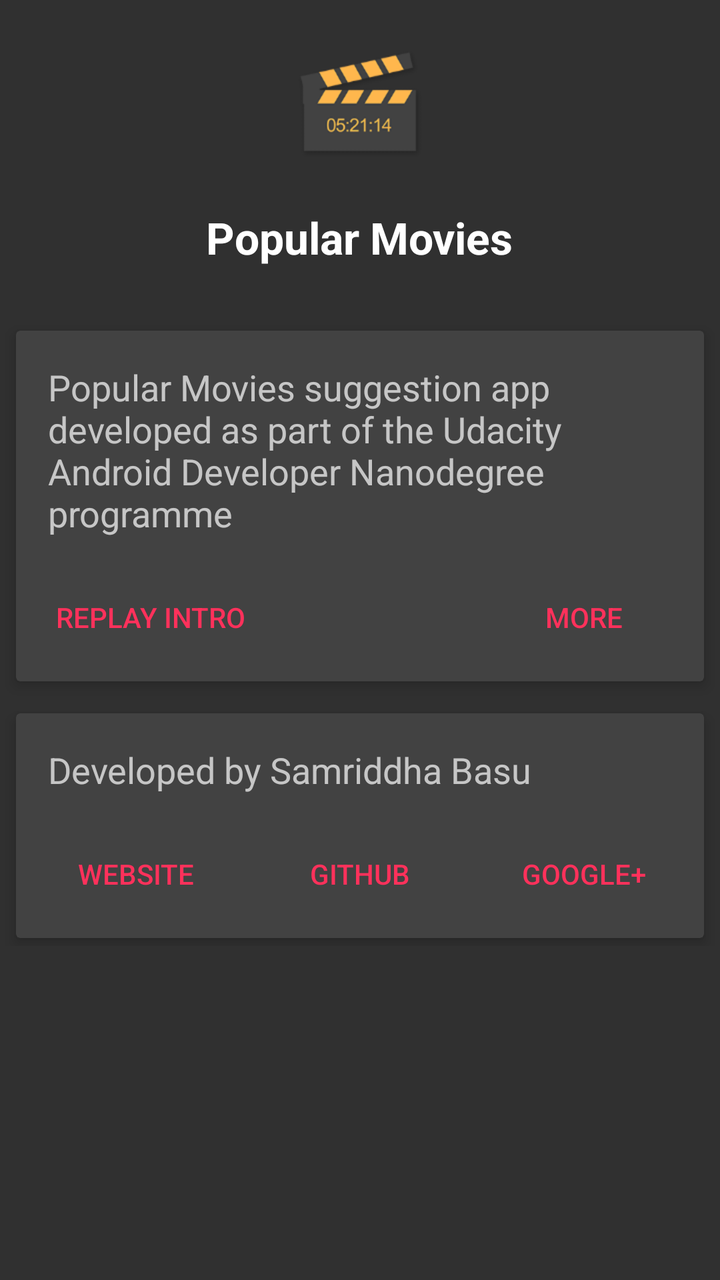
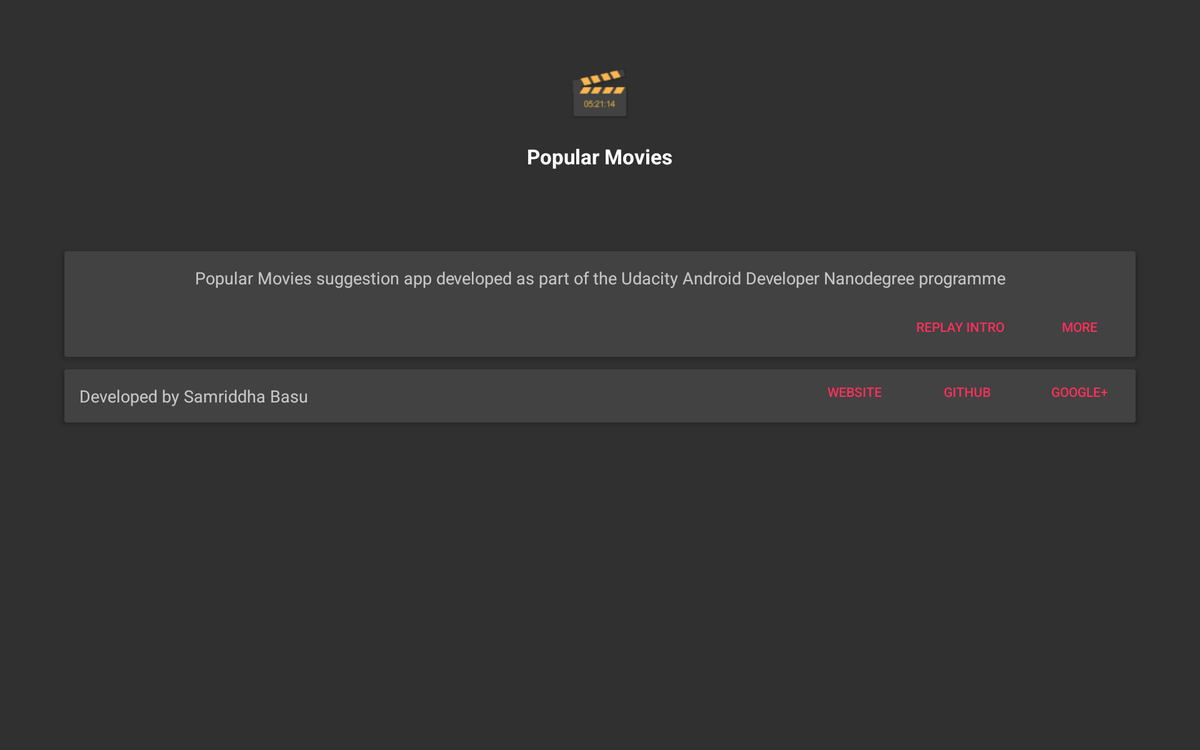

Compare how this app lays out the same screen by default and in its alternative resource folder. The renders come first, then the two layout files and the values they reference.
<!-- AndroidManifest.xml: application theme AppTheme -->
<!-- res/layout/about.xml -->
<?xml version="1.0" encoding="utf-8"?>
<LinearLayout xmlns:android="http://schemas.android.com/apk/res/android"
    xmlns:app="http://schemas.android.com/apk/res-auto"
    android:layout_width="match_parent"
    android:layout_height="match_parent"
    android:orientation="vertical">
    <ScrollView
        android:layout_width="match_parent"
        android:layout_height="wrap_content"
        android:clipChildren="false"
        android:paddingBottom="@dimen/horizontal_margin_half">
        <RelativeLayout
            android:layout_width="wrap_content"
            android:layout_height="wrap_content">
        <ImageView
            android:id="@+id/aboutIcon"
            android:layout_width="72dp"
            android:layout_height="72dp"
            android:layout_centerHorizontal="true"
            android:layout_marginBottom="@dimen/activity_vertical_margin"
            android:layout_marginTop="@dimen/activity_vertical_margin"
            android:src="@mipmap/ic_launcher"/>

    <TextView
        android:id="@+id/aboutName"
        android:layout_width="wrap_content"
        android:layout_height="wrap_content"
        android:layout_below="@id/aboutIcon"
        android:layout_centerHorizontal="true"
        android:layout_gravity="center_horizontal"
        android:layout_marginBottom="@dimen/paddingLarge"
        android:text="@string/app_name"
        android:textAppearance="@style/TextAppearance.AppCompat.Large"
        android:textStyle="bold" />

    <android.support.v7.widget.CardView
        android:id="@+id/card1"
        android:layout_width="match_parent"
        android:layout_height="wrap_content"
        android:layout_below="@id/aboutName"
        android:layout_centerHorizontal="true"
        android:layout_marginLeft="@dimen/horizontal_margin_half"
        android:layout_marginRight="@dimen/horizontal_margin_half"
        android:clickable="true"
        android:foreground="?android:attr/selectableItemBackground"
        app:cardBackgroundColor="@color/cardview_dark_background"
        app:cardElevation="@dimen/elevation">
        <RelativeLayout
            android:layout_width="match_parent"
            android:layout_height="wrap_content">
        <TextView
            android:id="@+id/desc1"
            android:layout_width="match_parent"
            android:layout_height="wrap_content"
            android:layout_margin="16dp"
            android:text="@string/desc1"
            android:textAppearance="@style/TextAppearance.AppCompat.Medium" />
            <Button
                android:id="@+id/introBtn"
                style="@style/Button"
                android:layout_width="wrap_content"
                android:layout_height="wrap_content"
                android:layout_alignLeft="@id/desc1"
                android:layout_alignStart="@id/desc1"
                android:layout_below="@id/desc1"
                android:layout_marginBottom="8dp"
                android:onClick="intro"
                android:text="@string/intro" />
            <Button
                android:id="@+id/credits"
                style="@style/Button"
                android:layout_width="wrap_content"
                android:layout_height="wrap_content"
                android:layout_alignEnd="@id/desc1"
                android:layout_alignRight="@id/desc1"
                android:layout_below="@id/desc1"
                android:layout_marginBottom="8dp"
                android:onClick="credits"
                android:text="@string/credits" />
        </RelativeLayout>
    </android.support.v7.widget.CardView>

    <android.support.v7.widget.CardView
        android:layout_width="match_parent"
        android:layout_height="wrap_content"
        android:layout_below="@id/card1"
        android:layout_centerHorizontal="true"
        android:layout_marginBottom="@dimen/horizontal_padding"
        android:layout_marginLeft="@dimen/horizontal_margin_half"
        android:layout_marginRight="@dimen/horizontal_margin_half"
        android:layout_marginTop="@dimen/activity_vertical_margin"
        android:clickable="true"
        android:foreground="?android:attr/selectableItemBackground"
        app:cardBackgroundColor="@color/cardview_dark_background"
        app:cardElevation="@dimen/elevation">
        <RelativeLayout
            android:layout_width="match_parent"
            android:layout_height="wrap_content">
        <TextView
            android:id="@+id/desc2"
            android:layout_width="match_parent"
            android:layout_height="wrap_content"
            android:layout_margin="16dp"
            android:text="@string/desc2"
            android:textAppearance="@style/TextAppearance.AppCompat.Medium" />
            <Button
                android:id="@+id/site"
                style="@style/Button"
                android:layout_width="wrap_content"
                android:layout_height="wrap_content"
                android:layout_alignLeft="@id/desc2"
                android:layout_alignStart="@id/desc2"
                android:layout_below="@id/desc2"
                android:layout_marginBottom="8dp"
                android:onClick="click"
                android:text="@string/site" />
            <Button
                android:id="@+id/git"
                style="@style/Button"
                android:layout_width="wrap_content"
                android:layout_height="wrap_content"
                android:layout_below="@id/desc2"
                android:layout_centerHorizontal="true"
                android:layout_marginBottom="8dp"
                android:onClick="click"
                android:text="@string/git" />
            <Button
                android:id="@+id/gplus"
                style="@style/Button"
                android:layout_width="wrap_content"
                android:layout_height="wrap_content"
                android:layout_alignEnd="@id/desc2"
                android:layout_alignRight="@id/desc2"
                android:layout_below="@id/desc2"
                android:layout_marginBottom="8dp"
                android:onClick="click"
                android:text="@string/gplus" />
        </RelativeLayout>
    </android.support.v7.widget.CardView>

        </RelativeLayout>

    </ScrollView>

</LinearLayout>
<!-- resources referenced by this layout -->
<resources>
  <dimen name="activity_vertical_margin">16dp</dimen>
  <dimen name="elevation">4dp</dimen>
  <dimen name="horizontal_margin_half">8dp</dimen>
  <dimen name="horizontal_padding">4dp</dimen>
  <dimen name="paddingLarge">32dp</dimen>
  <!-- mipmap ic_launcher: png bitmap (mipmap-hdpi, 3860 bytes) -->
  <string name="app_name">Popular Movies</string>
  <string name="credits">More</string>
  <string name="desc1">Popular Movies suggestion app developed as part of the Udacity Android Developer Nanodegree programme</string>
  <string name="desc2">Developed by Samriddha Basu</string>
  <string name="git">GitHub</string>
  <string name="gplus">Google+</string>
  <string name="intro">Replay Intro</string>
  <string name="site">Website</string>
  <!-- from res/values-v21/ -->
  <style name="Button" parent="Widget.AppCompat.Button.Borderless.Colored">
          <item name="android:paddingLeft">4dp</item>
          <item name="android:paddingRight">4dp</item>
          <item name="android:background">?android:attr/selectableItemBackgroundBorderless</item>
      </style>
  <!-- from res/values-v21/ -->
  <style name="AppTheme" parent="Theme.AppCompat">
          
          <item name="colorPrimary">@color/colorPrimary</item>
          <item name="colorPrimaryDark">@color/colorPrimary</item>
          <item name="colorAccent">@color/colorAccent</item>
          <item name="android:windowDrawsSystemBarBackgrounds">true</item>
          <item name="android:statusBarColor">@color/colorPrimaryDark</item>
          <item name="android:windowAllowEnterTransitionOverlap">true</item>
          <item name="android:windowAllowReturnTransitionOverlap">true</item>
          <item name="android:windowContentTransitions">true</item>
      </style>
  <color name="colorPrimary">#00838f</color>
  <color name="colorAccent">#ff315b</color>
  <color name="colorPrimaryDark">#006064</color>
</resources>
<!-- res/layout-xlarge/about.xml (the repository's variant of the layout above) -->
<!-- drawn on a large tablet held sideways -->
<?xml version="1.0" encoding="utf-8"?>
<LinearLayout xmlns:android="http://schemas.android.com/apk/res/android"
    xmlns:app="http://schemas.android.com/apk/res-auto"
    android:layout_width="match_parent"
    android:layout_height="match_parent"
    android:orientation="vertical">
    <ScrollView
        android:layout_width="match_parent"
        android:layout_height="wrap_content">
        <RelativeLayout
            android:layout_width="wrap_content"
            android:layout_height="wrap_content">
        <ImageView
            android:layout_width="72dp"
            android:layout_height="72dp"
            android:layout_marginTop="?attr/actionBarSize"
            android:layout_marginBottom="16dp"
            android:id="@+id/aboutIcon"
            android:layout_centerHorizontal="true"
            android:src="@mipmap/ic_launcher"/>

    <TextView
        android:layout_width="wrap_content"
        android:layout_height="wrap_content"
        android:layout_centerHorizontal="true"
        android:layout_below="@id/aboutIcon"
        android:textStyle="bold"
        android:layout_marginBottom="16dp"
        android:textAppearance="@style/TextAppearance.AppCompat.Large"
        android:text="@string/app_name"
        android:id="@+id/aboutName"
        android:layout_gravity="center_horizontal" />

    <android.support.v7.widget.CardView
        android:layout_width="match_parent"
        android:layout_height="wrap_content"
        android:id="@+id/card1"
        android:layout_centerHorizontal="true"
        android:layout_below="@id/aboutName"
        app:cardUseCompatPadding="true"
        android:layout_marginTop="?attr/actionBarSize"
        android:layout_marginLeft="@dimen/activity_horizontal_margin"
        android:layout_marginRight="@dimen/activity_horizontal_margin"
        app:cardElevation="@dimen/elevation"
        app:cardBackgroundColor="@color/cardview_dark_background"
        android:clickable="true"
        android:foreground="?android:attr/selectableItemBackground">
        <RelativeLayout
            android:layout_width="match_parent"
            android:layout_height="wrap_content">
        <TextView
            android:layout_width="match_parent"
            android:layout_height="wrap_content"
            android:id="@+id/desc1"
            android:textAlignment="center"
            android:textAppearance="@style/TextAppearance.AppCompat.Medium"
            android:layout_margin="16dp"
            android:text="@string/desc1"/>
            <Button
                android:layout_width="wrap_content"
                android:layout_height="wrap_content"
                android:layout_marginRight="@dimen/horizontal_margin_half"
                android:id="@+id/introBtn"
                style="@style/Button"
                android:layout_below="@id/desc1"
                android:layout_toLeftOf="@id/credits"
                android:layout_marginBottom="8dp"
                android:text="@string/intro"
                android:onClick="intro" />
            <Button
                android:layout_width="wrap_content"
                android:layout_height="wrap_content"
                style="@style/Button"
                android:id="@+id/credits"
                android:layout_below="@id/desc1"
                android:layout_alignRight="@id/desc1"
                android:layout_alignParentRight="@id/desc1"
                android:layout_marginBottom="8dp"
                android:text="@string/credits"
                android:onClick="credits" />
        </RelativeLayout>
    </android.support.v7.widget.CardView>

    <android.support.v7.widget.CardView
        android:layout_width="match_parent"
        android:layout_height="wrap_content"
        android:layout_centerHorizontal="true"
        android:layout_below="@id/card1"
        android:layout_marginRight="@dimen/activity_horizontal_margin"
        android:layout_marginLeft="@dimen/activity_horizontal_margin"
        android:clickable="true"
        app:cardUseCompatPadding="true"
        app:cardElevation="@dimen/elevation"
        app:cardBackgroundColor="@color/cardview_dark_background"
        android:foreground="?android:attr/selectableItemBackground">
        <RelativeLayout
            android:layout_width="match_parent"
            android:layout_height="wrap_content">
        <TextView
            android:layout_width="match_parent"
            android:layout_height="wrap_content"
            android:id="@+id/desc2"
            android:textAppearance="@style/TextAppearance.AppCompat.Medium"
            android:layout_margin="16dp"
            android:text="@string/desc2"/>
            <Button
                android:layout_width="wrap_content"
                android:layout_height="wrap_content"
                style="@style/Button"
                android:id="@+id/site"
                android:layout_marginRight="@dimen/horizontal_margin_half"
                android:layout_toLeftOf="@id/git"
                android:layout_marginBottom="8dp"
                android:text="@string/site"
                android:onClick="click" />
            <Button
                android:layout_width="wrap_content"
                android:layout_height="wrap_content"
                style="@style/Button"
                android:id="@+id/git"
                android:layout_marginRight="@dimen/horizontal_margin_half"
                android:layout_toLeftOf="@id/gplus"
                android:layout_marginBottom="8dp"
                android:text="@string/git"
                android:onClick="click" />
            <Button
                android:layout_width="wrap_content"
                android:layout_height="wrap_content"
                style="@style/Button"
                android:id="@+id/gplus"
                android:layout_alignRight="@id/desc2"
                android:layout_alignEnd="@id/desc2"
                android:layout_marginBottom="8dp"
                android:text="@string/gplus"
                android:onClick="click" />
        </RelativeLayout>
    </android.support.v7.widget.CardView>

        </RelativeLayout>

    </ScrollView>

</LinearLayout>
<!-- resources referenced by the variant -->
<!-- as a large tablet held sideways resolves them -->
<resources>
  <!-- from res/values-w820dp/ -->
  <dimen name="activity_horizontal_margin">64dp</dimen>
  <dimen name="elevation">4dp</dimen>
  <!-- from res/values-w820dp/ -->
  <dimen name="horizontal_margin_half">32dp</dimen>
  <!-- mipmap ic_launcher: png bitmap (mipmap-hdpi, 3860 bytes) -->
  <string name="app_name">Popular Movies</string>
  <string name="credits">More</string>
  <string name="desc1">Popular Movies suggestion app developed as part of the Udacity Android Developer Nanodegree programme</string>
  <string name="desc2">Developed by Samriddha Basu</string>
  <string name="git">GitHub</string>
  <string name="gplus">Google+</string>
  <string name="intro">Replay Intro</string>
  <string name="site">Website</string>
  <!-- from res/values-v21/ -->
  <style name="Button" parent="Widget.AppCompat.Button.Borderless.Colored">
          <item name="android:paddingLeft">4dp</item>
          <item name="android:paddingRight">4dp</item>
          <item name="android:background">?android:attr/selectableItemBackgroundBorderless</item>
      </style>
  <!-- from res/values-v21/ -->
  <style name="AppTheme" parent="Theme.AppCompat">
          
          <item name="colorPrimary">@color/colorPrimary</item>
          <item name="colorPrimaryDark">@color/colorPrimary</item>
          <item name="colorAccent">@color/colorAccent</item>
          <item name="android:windowDrawsSystemBarBackgrounds">true</item>
          <item name="android:statusBarColor">@color/colorPrimaryDark</item>
          <item name="android:windowAllowEnterTransitionOverlap">true</item>
          <item name="android:windowAllowReturnTransitionOverlap">true</item>
          <item name="android:windowContentTransitions">true</item>
      </style>
  <color name="colorPrimary">#00838f</color>
  <color name="colorAccent">#ff315b</color>
  <color name="colorPrimaryDark">#006064</color>
</resources>
